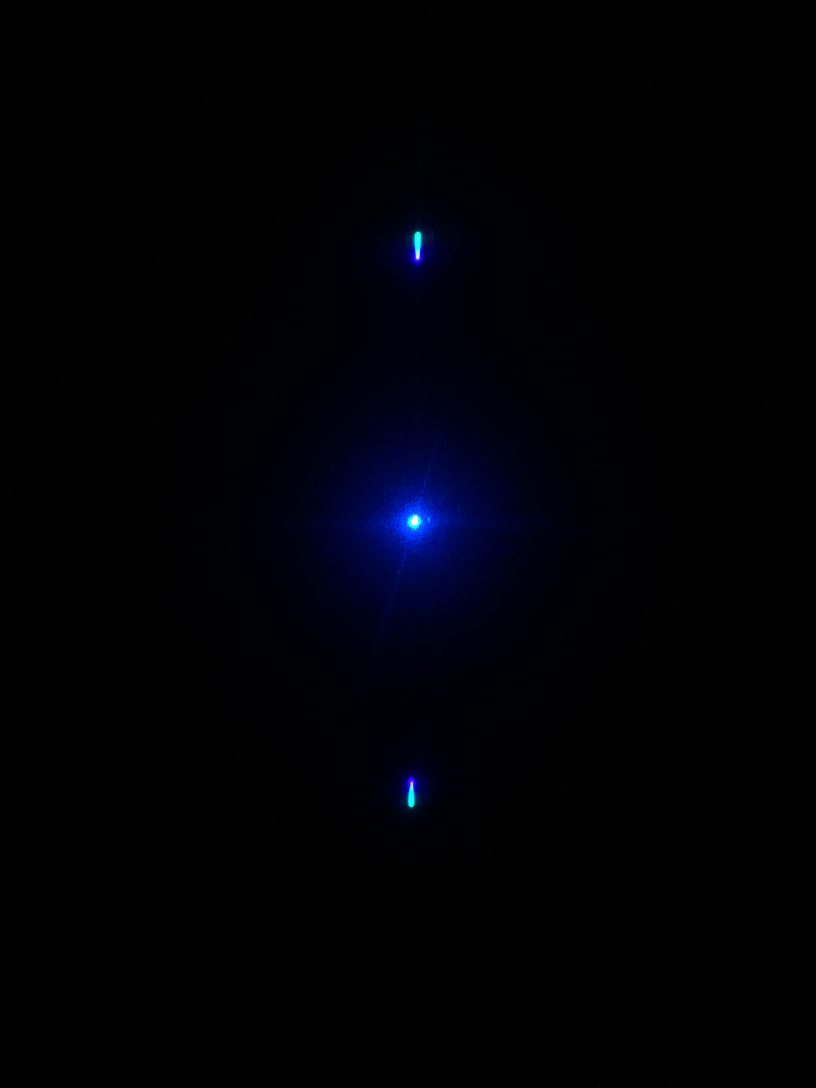
#> input picture calibration.JPG, 2448 x 3264 px (shown at 1/3 size)
$ python calib.py --file calibration.JPG
#> lines starting #> are read from the running program, lines starting #| are printed output that depends on the picture
"""
==================================================================
AUTHOR: HIEN VU
LAST MODIFIED: 12-06-18
==================================================================
Obtain calibration for spectrum from an image (mercury lamp spectrum)
INPUT: image containing diffraction spectrum of calibration source
OUTPUT: spectra and intensity in pixels as calibrationspectrum.csv,
			and plotted spectra as calibrationspectrum.jpg
USAGE: 	execute from terminal
			`python3 calib.py -f path-to-image`
To obtain calibration values, using output files and look for peaks
at known wavelengths. For example, for a mercury lamp, use peak at
546.1nm. Take corresponding pixel value to input to get_spectrum.py
==================================================================
"""

import matplotlib.pyplot as plt
import cv2
import argparse

# Parse arguments
ap = argparse.ArgumentParser()
ap.add_argument("-f", "--file", help = "path to the calibration image")
args = vars(ap.parse_args())
filename = args["file"]

# get bnw image
image = cv2.imread(filename)
#> image is the input picture: shape (3264, 2448, 3); mean B, G, R 4.7, 0.8, 0.1
gray = cv2.cvtColor(image, cv2.COLOR_BGR2GRAY)
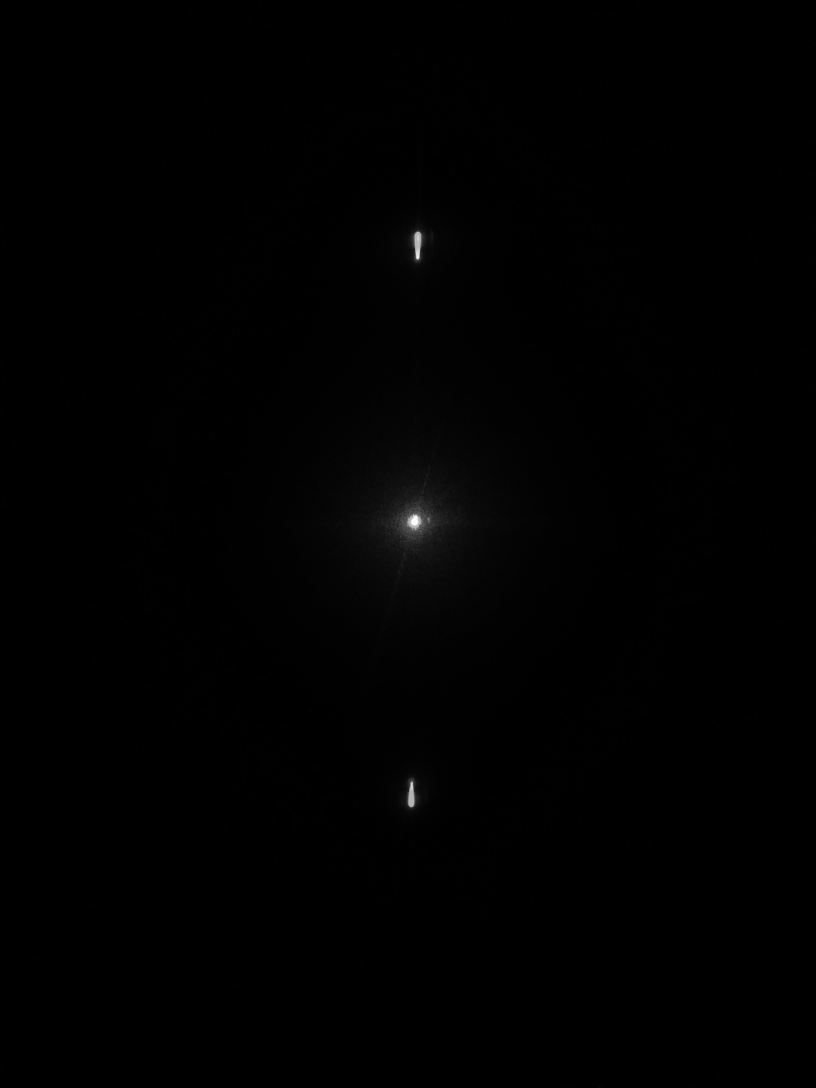
#> gray: shape (3264, 2448) (shown at 1/3 size); min 0, max 255, mean 1

# boundaries of signal - set manually
low = 1540
high = 1588
left = 1224
right = 1265


### look for highest brightness pixel row from signal
intensities = []
pix = []
for i in range(low, high):
	intensity = 0
	for j in range(left,right):
		intensity += gray[i][j]
	intensities.append(intensity)
	pix.append(i)
#> after the loop, intensities = 48 values, max 8872 at index 26, min 3404 at index 0, mean 6835.9; pix = 48 values from 1540 to 1587

# centre of signals
y = pix[intensities.index(max(intensities))]
#> y = 1566
x = (left+right)/2


### look for spectrum
intensities = []
pix = []
# write result spectra to file
output = open("calibrationspectrum.csv", "w")
output.write("pixel,intensity\n")

# for each row in the image until centre of eye
for i in range(0, y+1):
	intensity = 0
	# for each pixel in section containing spectrum
	for j in range(left, right):
		# get brightness
		intensity += gray[i][j]
	pix.insert(0, y-i)
	intensities.insert(0, intensity)
	# spectrum is indexed from 0 at the centre of the eye
	output.write(str(y-i)+","+str(intensity)+"\n")
#> after the loop, intensities = 1567 values, max 8872 at index 0, min 0 at index 1497, mean 541.7; pix = 1567 values from 0 to 1566


output.close()
plt.figure(figsize=(12,8))
plt.plot(pix, intensities)
plt.title("Calibration Spectrum")
plt.xlabel("Pixels")
plt.ylabel("Intensity")
plt.savefig("calibrationspectrum.jpg")
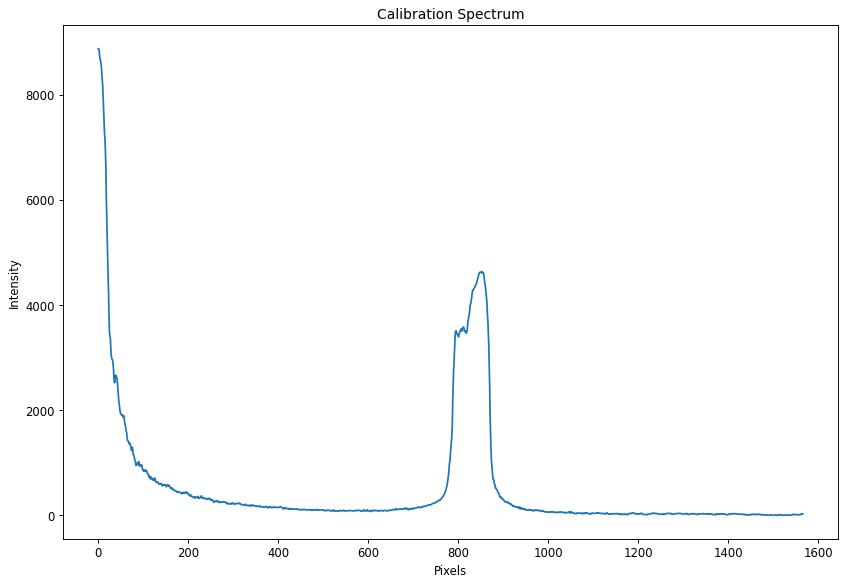
#> figure drawn by matplotlib, 1 panel; curve peaks at x = 0, y = 8872
plt.show()
